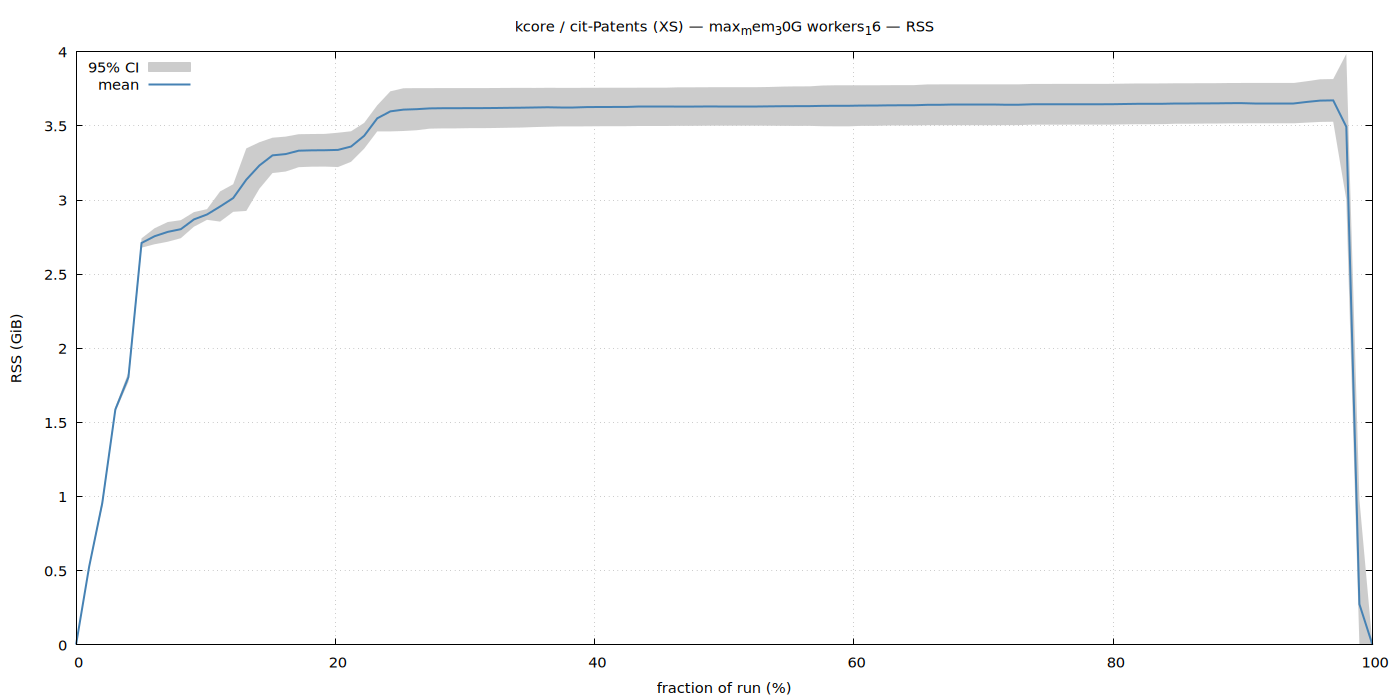

The script that saved this image:
set terminal pngcairo size 1400,700 enhanced font 'Sans,11'
set output '/home/ubuntu/nvm/gfrs/kcore/XS/cit-Patents/max_mem_30G_workers_16/rss.png'
set title "kcore / cit-Patents (XS) — max_mem_30G workers_16 — RSS"
set xlabel 'fraction of run (%)'
set ylabel 'RSS (GiB)'
set grid
set key top left
set yrange [0:*]
plot '/home/ubuntu/nvm/gfrs/kcore/XS/cit-Patents/max_mem_30G_workers_16/rss.dat' using 1:3:4 with filledcurves lc rgb '#cccccc' title '95% CI', \
     '' using 1:2 with lines lw 2 lc rgb '#4682b4' title 'mean'
